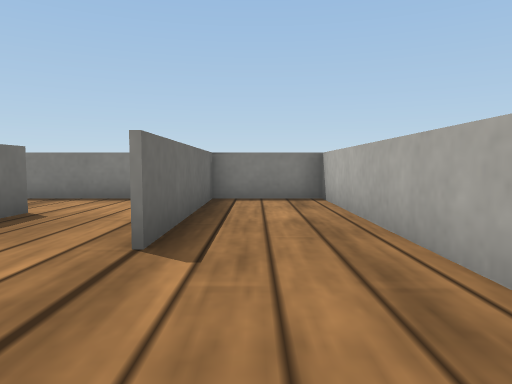
view 1 (above)

23 first-person views from a walk through a world built for the Webots simulator. The camera is 0.07 m above the floor, tilts 4° down and sees 70° across. The floor is counted in squares, 0.1 m on a side. Each view is taken from the middle of a square. On the plan, view 1 faces up. The plan holds only what a view shows up to about 10 squares ahead; the rest is blank. The robots in the file are not drawn. Webots' stock objects and surfaces are drawn as simple stand-ins.

view 2
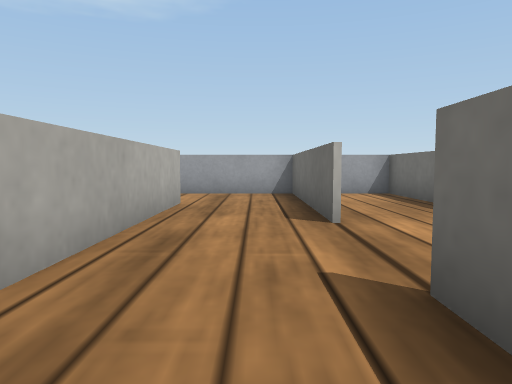

view 3
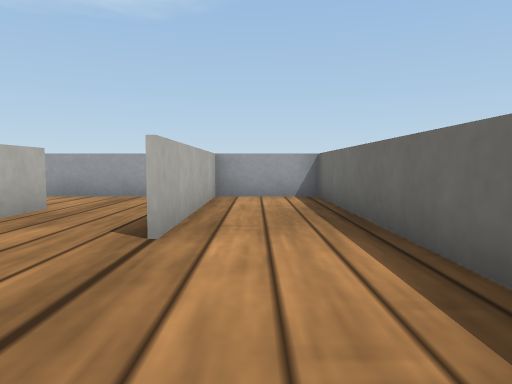

view 4
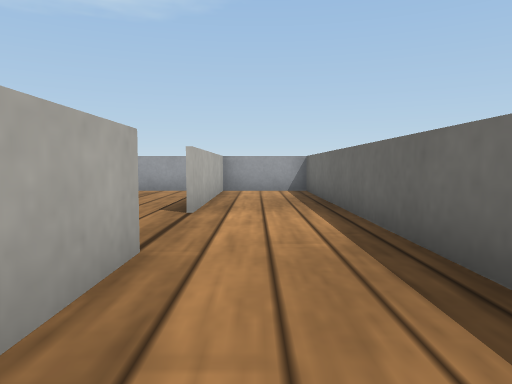

view 5
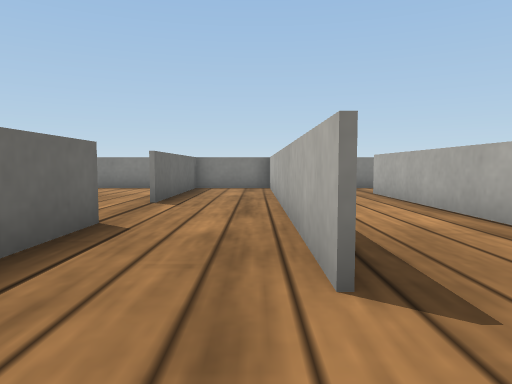

view 6
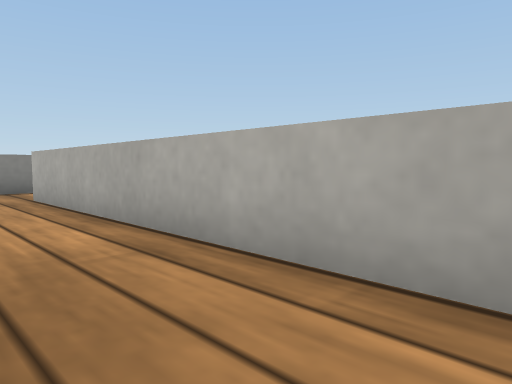

view 7
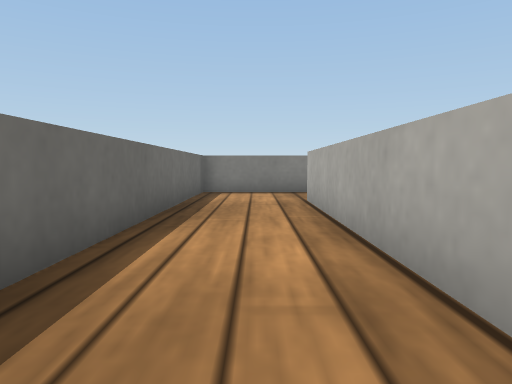

view 8
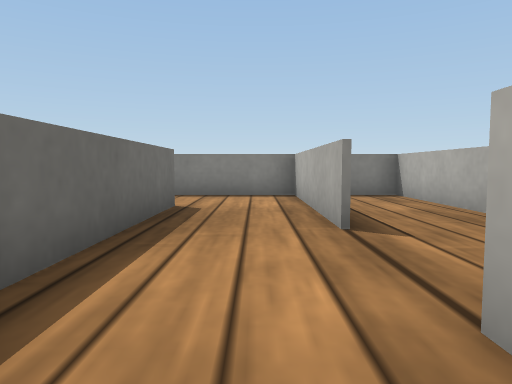

view 9
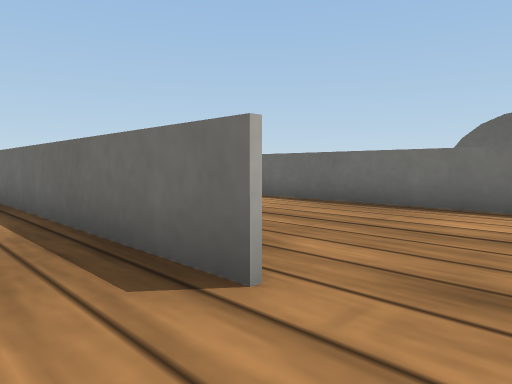

view 10
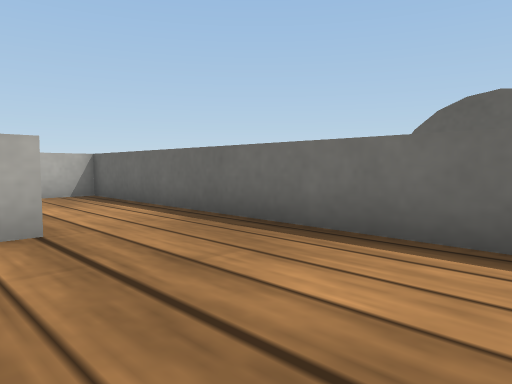

view 11
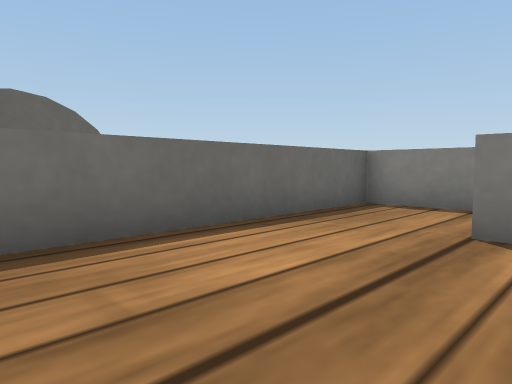

view 12
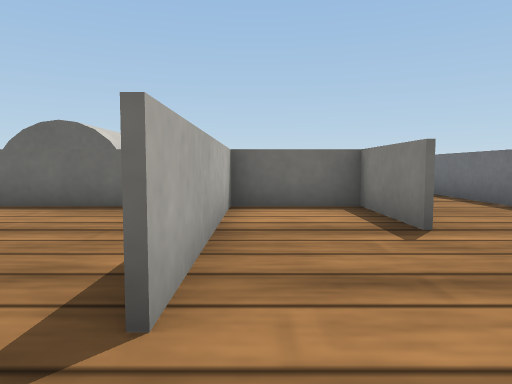

view 13
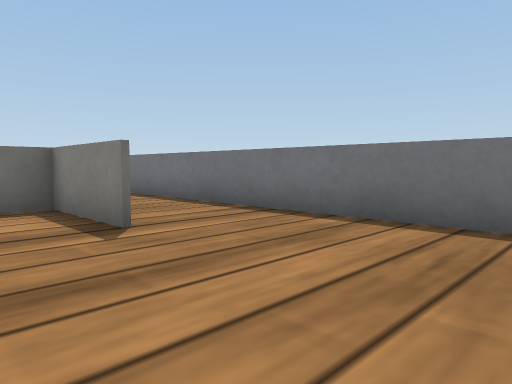

view 14
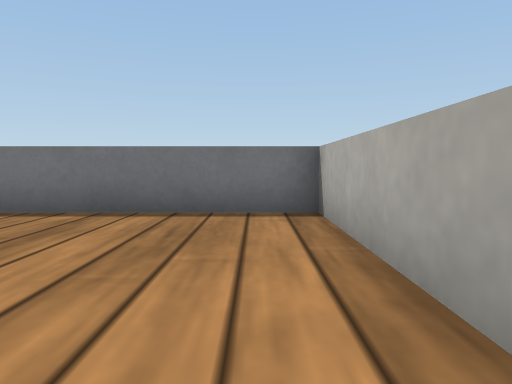

view 15
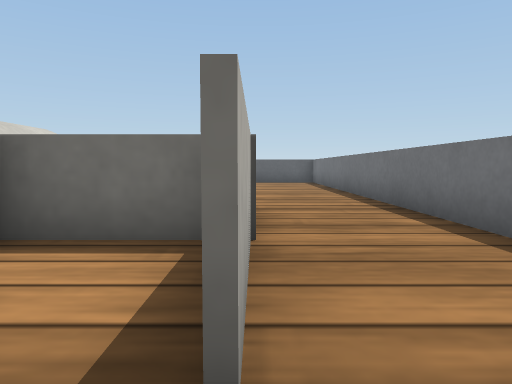

view 16
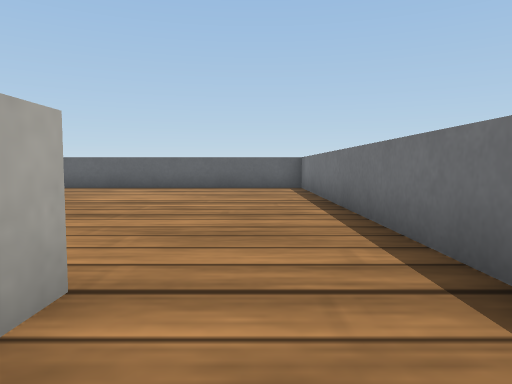

view 17
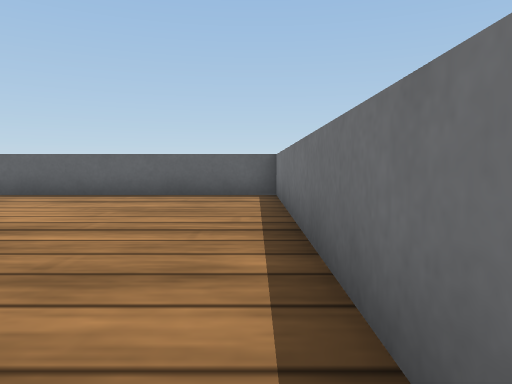

view 18
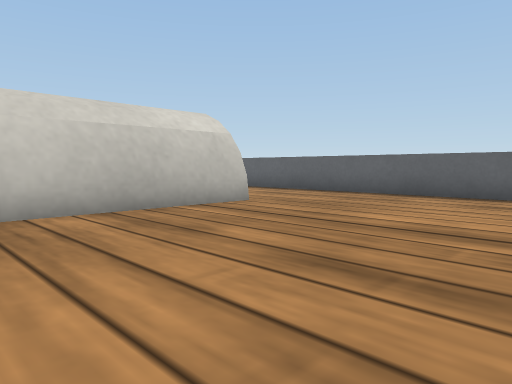

view 19
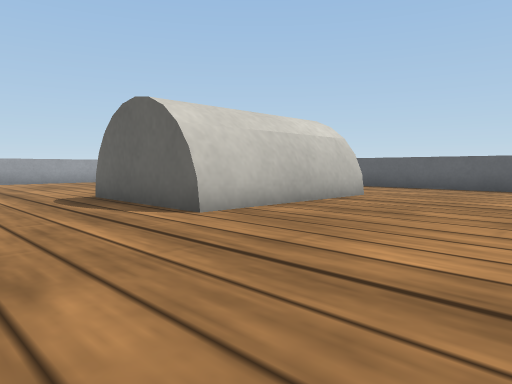

view 20
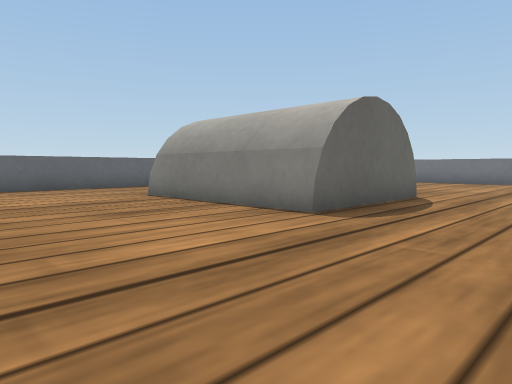

view 21
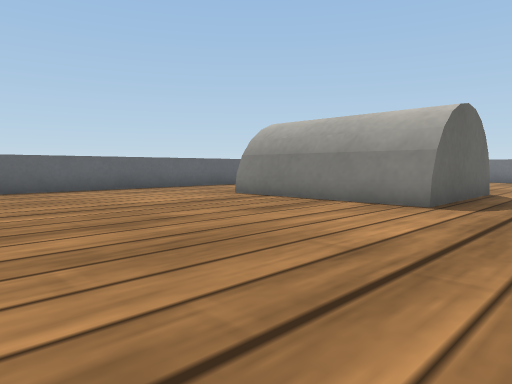

view 22
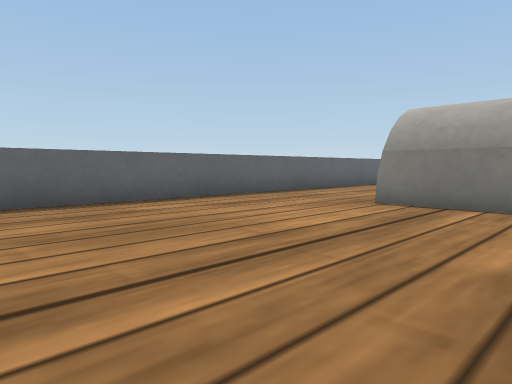

view 23
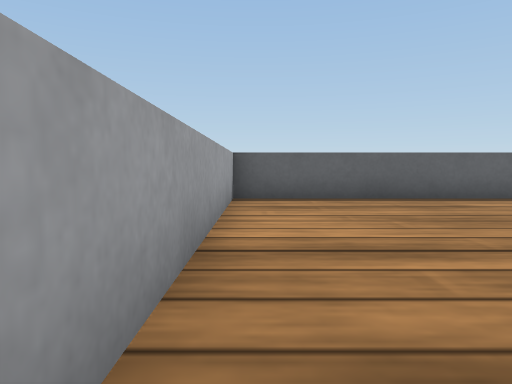

### Floor plan
Key: @ floor where view 1 was taken; # wall or solid block; . floor; C grey cylinder.
Columns run from 21 left of view 1 to 5 right of it. Each row starts with its distance up from view 1.
 16 #####################
 15 #...................#
 14 #...................#
 13 #..........#####....#
 12 #............#......#
 11 #............#......#
 10 #............#####..
  9 #............#....
  8 #........... #..###########
  7  ...CCCCC... #......#..#..
  6   ..CCCCC... #......#..#..
  5  ...CCCCC... #....#.#..#.#
  4 #...CCCCC... #....#.#..#.#
  3 #........... #.####....#.#
  2 #............#..  #....#.#
  1 #............#.   #....#.#
  0 #............#.  ##.#@.#.#
 -1 #............#.   #.#..#.#
 -2 #........... ##   #.#....#
 -3 #...........      #.#....#
 -4 #........         #.#....
 -5 ########          #######

Where each view was taken, in squares from view 1:
view 1: 0 up, 0 right, facing up
view 2: 5 up, 0 right, facing down
view 3: 4 up, 2 left, facing down
view 4: 6 up, 2 left, facing down
view 5: 4 down, 1 right, facing up
view 6: 3 down, 2 right, facing up-right
view 7: 2 down, 3 right, facing up
view 8: 1 down, 2 left, facing up
view 9: 7 up, 2 left, facing down-left
view 10: 7 up, 5 left, facing down-left
view 11: 4 up, 5 left, facing up-left
view 12: 11 up, 2 left, facing left
view 13: 11 up, 2 left, facing up-left
view 14: 10 up, 2 left, facing up
view 15: 13 up, 5 left, facing left
view 16: 14 up, 9 left, facing left
view 17: 15 up, 12 left, facing left
view 18: 13 up, 12 left, facing down-left
view 19: 12 up, 9 left, facing down-left
view 20: 1 down, 9 left, facing up-left
view 21: 3 down, 10 left, facing up-left
view 22: 3 down, 14 left, facing up-left
view 23: 4 down, 13 left, facing left
